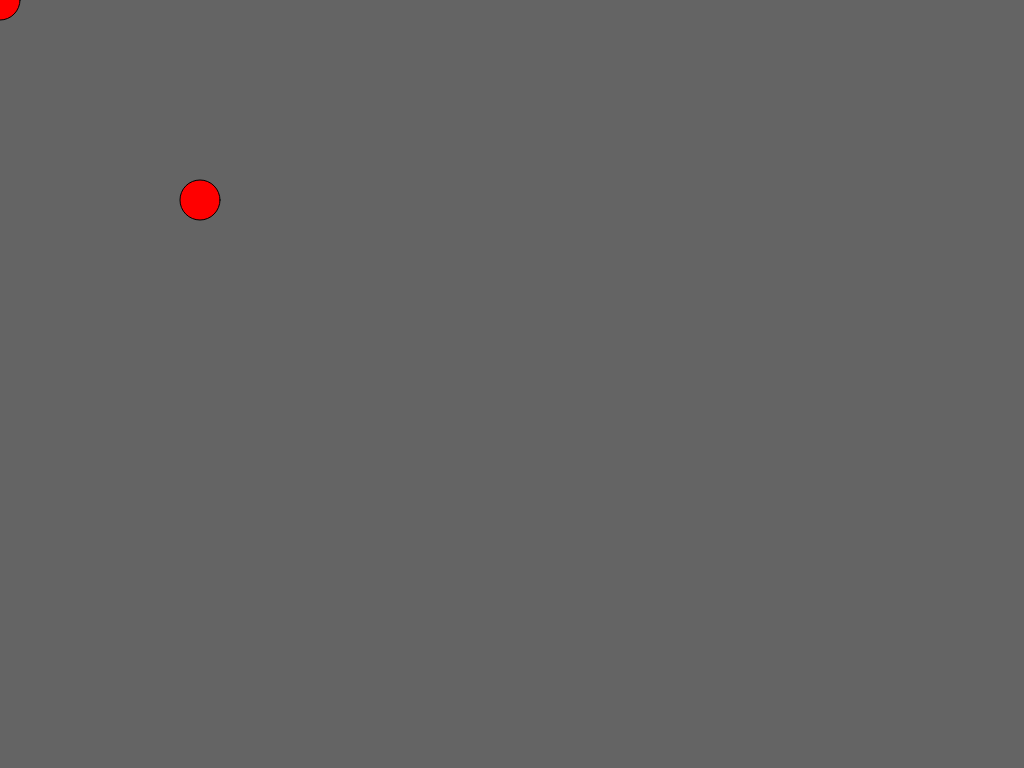
Frame 1 (no input)
Frame 60 (no input): identical to frame 1, image omitted
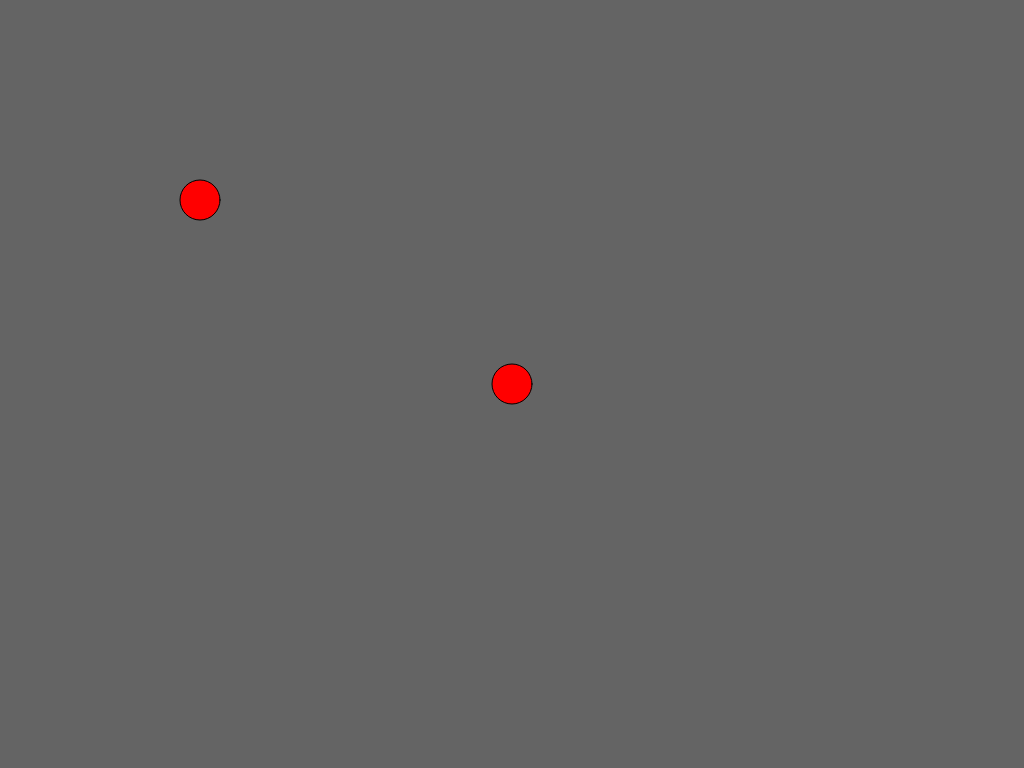
Frame 120 (the mouse pressed at the canvas centre since frame 60)

The p5.js sketch that drew these frames (run headless with seeded random() and noise() and a simulated clock; from frame 60 on, the mouse is pressed at the canvas centre):

// p5.js sketch
// ── sketch.js

/**
 * @author Kia Kalani
 * This javascript file contains the logic behind circle with circle collision.
 * @version 1.00
 */

/**
 * This method would indicate whether two circles have collided or not.
 * @param {x position of the first circle} x 
 * @param {y position of the first circle} y 
 * @param {diameter of the first circle} diameter 
 * @param {x position of the second circle} x2 
 * @param {y position of the second circle} y2 
 * @param {the diameter of the second circle} diameter2 
 */
function circleCollidedWithCircle(x,y, diameter, x2,y2, diameter2) {
    return Math.pow(x-x2, 2)+ Math.pow(y-y2, 2) <= Math.pow(diameter/2 + diameter2/2, 2);
}

/**
 * The width of the canvas.
 */
const WIDTH = 1024;

/**
 * The height of the canvas.
 */
const HEIGHT = 768;

/**
 * A x position for the second circle which is considered to be 200 in this case.
 */
let circleX = 200;

/**
 * A y position for the second circle which is considered to be 200 in this case.
 */
let circleY = 200;

/**
 * The diameter of the circles that are being used.
 */
let circleDiameter = 40;

/**
 * Setting up the canvas with the width and height.
 */
function setup() {
    createCanvas(WIDTH, HEIGHT);
}

/**
 * Drawing the components.
 */
function draw() {
    background(100);
    if (circleCollidedWithCircle(mouseX, mouseY, circleDiameter, circleX, circleY, circleDiameter)) {
        fill('blue');
    } else{
        fill('red');
    }
    circle(mouseX, mouseY, circleDiameter);
    circle(circleX, circleY, circleDiameter);
}
